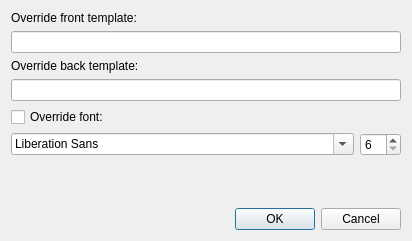
<?xml version="1.0" encoding="UTF-8"?>
<ui version="4.0">
 <class>Dialog</class>
 <widget class="QDialog" name="Dialog">
  <property name="geometry">
   <rect>
    <x>0</x>
    <y>0</y>
    <width>412</width>
    <height>241</height>
   </rect>
  </property>
  <property name="windowTitle">
   <string>Browser Appearance</string>
  </property>
  <layout class="QVBoxLayout" name="verticalLayout">
   <item>
    <widget class="QLabel" name="label">
     <property name="text">
      <string>Override front template:</string>
     </property>
    </widget>
   </item>
   <item>
    <widget class="QLineEdit" name="qfmt"/>
   </item>
   <item>
    <widget class="QLabel" name="label_2">
     <property name="text">
      <string>Override back template:</string>
     </property>
    </widget>
   </item>
   <item>
    <widget class="QLineEdit" name="afmt"/>
   </item>
   <item>
    <widget class="QCheckBox" name="overrideFont">
     <property name="text">
      <string>Override font:</string>
     </property>
    </widget>
   </item>
   <item>
    <layout class="QHBoxLayout" name="horizontalLayout">
     <item>
      <widget class="QFontComboBox" name="font">
       <property name="sizePolicy">
        <sizepolicy hsizetype="Preferred" vsizetype="Fixed">
         <horstretch>5</horstretch>
         <verstretch>0</verstretch>
        </sizepolicy>
       </property>
      </widget>
     </item>
     <item>
      <widget class="QSpinBox" name="fontSize">
       <property name="minimum">
        <number>6</number>
       </property>
      </widget>
     </item>
    </layout>
   </item>
   <item>
    <spacer name="verticalSpacer">
     <property name="orientation">
      <enum>Qt::Vertical</enum>
     </property>
     <property name="sizeHint" stdset="0">
      <size>
       <width>20</width>
       <height>40</height>
      </size>
     </property>
    </spacer>
   </item>
   <item>
    <widget class="QDialogButtonBox" name="buttonBox">
     <property name="orientation">
      <enum>Qt::Horizontal</enum>
     </property>
     <property name="standardButtons">
      <set>QDialogButtonBox::Cancel|QDialogButtonBox::Ok</set>
     </property>
    </widget>
   </item>
  </layout>
 </widget>
 <tabstops>
  <tabstop>qfmt</tabstop>
  <tabstop>afmt</tabstop>
  <tabstop>font</tabstop>
  <tabstop>fontSize</tabstop>
  <tabstop>buttonBox</tabstop>
 </tabstops>
 <resources/>
 <connections>
  <connection>
   <sender>buttonBox</sender>
   <signal>accepted()</signal>
   <receiver>Dialog</receiver>
   <slot>accept()</slot>
   <hints>
    <hint type="sourcelabel">
     <x>248</x>
     <y>254</y>
    </hint>
    <hint type="destinationlabel">
     <x>157</x>
     <y>274</y>
    </hint>
   </hints>
  </connection>
  <connection>
   <sender>buttonBox</sender>
   <signal>rejected()</signal>
   <receiver>Dialog</receiver>
   <slot>reject()</slot>
   <hints>
    <hint type="sourcelabel">
     <x>316</x>
     <y>260</y>
    </hint>
    <hint type="destinationlabel">
     <x>286</x>
     <y>274</y>
    </hint>
   </hints>
  </connection>
 </connections>
</ui>
